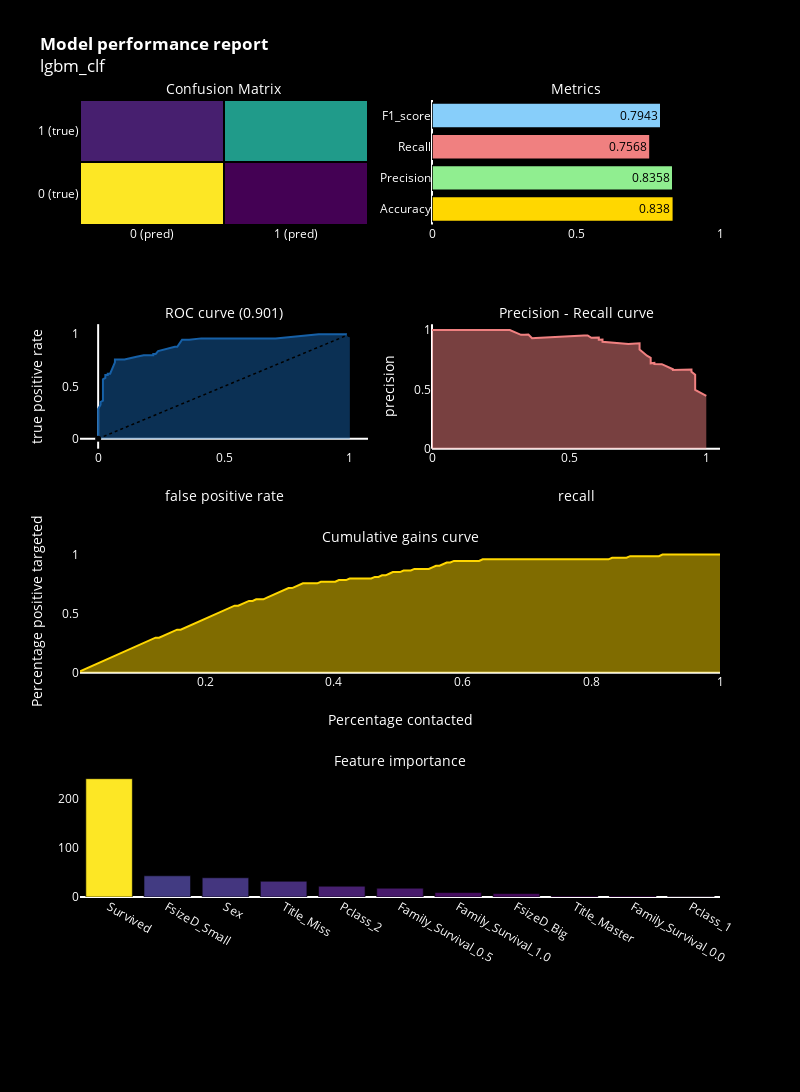

Notebook source saved alongside this figure:
### Code cell
%%time
lgbm_clf = lgbm.LGBMClassifier(**opt_parameters)

lgbm_clf.fit(X_train, y_train)
y_pred = lgbm_clf.predict(X_valid)
y_score = lgbm_clf.predict_proba(X_valid)[:,1]

model_performance('lgbm_clf')

### Figure 1 — Plotly figure (JSON) as saved in the notebook; plotly's stock layout.template omitted (floating-point values rounded to 4 significant figures; data arrays with more than 128 entries replaced by an {"elided": "..."} marker saying what was removed)
{"data": [{"colorscale": [[0, "#440154"], [0.1111, "#482878"], [0.2222, "#3e4989"], [0.3333, "#31688e"], [0.4444, "#26828e"], [0.5556, "#1f9e89"], [0.6667, "#35b779"], [0.7778, "#6ece58"], [0.8889, "#b5de2b"], [1, "#fde725"]], "showscale": false, "type": "heatmap", "x": ["0 (pred)", "1 (pred)"], "xaxis": "x", "xgap": 2, "y": ["0 (true)", "1 (true)"], "yaxis": "y", "ygap": 2, "z": [[94, 11], [18, 56]]}, {"marker": {"color": ["gold", "lightgreen", "lightcoral", "lightskyblue"], "line": {"color": "#000000", "width": 1.5}}, "opacity": 1, "orientation": "h", "text": [0.838, 0.8358, 0.7568, 0.7943], "textfont": {"color": "black"}, "textposition": "auto", "type": "bar", "x": [0.838, 0.8358, 0.7568, 0.7943], "xaxis": "x2", "y": ["Accuracy", "Precision", "Recall", "F1_score"], "yaxis": "y2"}, {"fill": "tozeroy", "line": {"color": "rgb(22, 96, 167)", "width": 2}, "name": "Roc : 0.901", "type": "scatter", "x": [0, 0, 0, 0, 0, 0, 0, 0.009524, 0.009524, 0.01905, 0.01905, 0.01905, 0.01905, 0.01905, 0.01905, 0.01905, 0.02857, 0.02857, 0.0381, 0.0381, 0.04762, 0.06667, 0.06667, 0.06667, 0.1048, 0.1524, 0.1714, 0.181, 0.219, 0.219, 0.2286, 0.2381, 0.3048, 0.3143, 0.3333, 0.3429, 0.3619, 0.4095, 0.4476, 0.4667, 0.4762, 0.6857, 0.7048, 0.8762, 0.8952, 0.9048, 0.9238, 0.9524, 0.981, 1], "xaxis": "x3", "y": [0, 0.04054, 0.06757, 0.1081, 0.2027, 0.2297, 0.2838, 0.3243, 0.3514, 0.3649, 0.4189, 0.4595, 0.4865, 0.527, 0.5541, 0.5676, 0.5811, 0.6081, 0.6081, 0.6216, 0.6216, 0.7162, 0.7297, 0.7568, 0.7568, 0.7838, 0.7973, 0.7973, 0.7973, 0.8108, 0.8108, 0.8378, 0.8784, 0.8784, 0.9459, 0.9459, 0.9459, 0.9595, 0.9595, 0.9595, 0.9595, 0.9595, 0.9595, 1, 1, 1, 1, 1, 1, 1], "yaxis": "y3"}, {"line": {"color": "black", "dash": "dot", "width": 1.5}, "type": "scatter", "x": [0, 1], "xaxis": "x3", "y": [0, 1], "yaxis": "y3"}, {"fill": "tozeroy", "line": {"color": "lightcoral", "width": 2}, "name": "Precision[0.44578313 0.48965517 0.49305556 0.4965035  0.58677686 0.59166667\n 0.60169492 0.62280702 0.64814815 0.66037736 0.66666667 0.66326531\n 0.67010309 0.71264368 0.71428571 0.72289157 0.7195122  0.75641026\n 0.76623377 0.78378378 0.8358209  0.84848485 0.86153846 0.875\n 0.88888889 0.8852459  0.88333333 0.90196078 0.92       0.91836735\n 0.9375     0.93478261 0.95454545 0.95348837 0.95121951 0.95\n 0.94871795 0.94736842 0.94444444 0.93939394 0.9375     0.93548387\n 0.93333333 0.93103448 0.96296296 0.96153846 0.96       1.\n 1.         1.         1.         1.         1.         1.\n 1.        ]", "type": "scatter", "x": [1, 0.9595, 0.9595, 0.9595, 0.9595, 0.9595, 0.9595, 0.9595, 0.9459, 0.9459, 0.9459, 0.8784, 0.8784, 0.8378, 0.8108, 0.8108, 0.7973, 0.7973, 0.7973, 0.7838, 0.7568, 0.7568, 0.7568, 0.7568, 0.7568, 0.7297, 0.7162, 0.6216, 0.6216, 0.6081, 0.6081, 0.5811, 0.5676, 0.5541, 0.527, 0.5135, 0.5, 0.4865, 0.4595, 0.4189, 0.4054, 0.3919, 0.3784, 0.3649, 0.3514, 0.3378, 0.3243, 0.2838, 0.2297, 0.2162, 0.2027, 0.1081, 0.06757, 0.04054, 0], "xaxis": "x4", "y": [0.4458, 0.4897, 0.4931, 0.4965, 0.5868, 0.5917, 0.6017, 0.6228, 0.6481, 0.6604, 0.6667, 0.6633, 0.6701, 0.7126, 0.7143, 0.7229, 0.7195, 0.7564, 0.7662, 0.7838, 0.8358, 0.8485, 0.8615, 0.875, 0.8889, 0.8852, 0.8833, 0.902, 0.92, 0.9184, 0.9375, 0.9348, 0.9545, 0.9535, 0.9512, 0.95, 0.9487, 0.9474, 0.9444, 0.9394, 0.9375, 0.9355, 0.9333, 0.931, 0.963, 0.9615, 0.96, 1, 1, 1, 1, 1, 1, 1, 1], "yaxis": "y4"}, {"marker": {"color": [240, 43, 39, 32, 22, 18, 9, 7, 2, 2, 1], "colorscale": [[0, "#440154"], [0.1111, "#482878"], [0.2222, "#3e4989"], [0.3333, "#31688e"], [0.4444, "#26828e"], [0.5556, "#1f9e89"], [0.6667, "#35b779"], [0.7778, "#6ece58"], [0.8889, "#b5de2b"], [1, "#fde725"]], "line": {"color": "black", "width": 0.6}}, "name": "coefficients", "type": "bar", "x": ["Survived", "FsizeD_Small", "Sex", "Title_Miss", "Pclass_2", "Family_Survival_0.5", "Family_Survival_1.0", "FsizeD_Big", "Title_Master", "Family_Survival_0.0", "Pclass_1"], "xaxis": "x6", "y": [240, 43, 39, 32, 22, 18, 9, 7, 2, 2, 1], "yaxis": "y6"}, {"fill": "tozeroy", "line": {"color": "gold", "width": 2}, "type": "scatter", "x": {"elided": "368 float values"}, "xaxis": "x5", "y": {"elided": "179 float values"}, "yaxis": "y5"}], "layout": {"annotations": [{"font": {"color": "white", "size": 14}, "showarrow": false, "text": "Confusion Matrix", "x": 0.225, "xanchor": "center", "xref": "paper", "y": 1, "yanchor": "bottom", "yref": "paper"}, {"font": {"color": "white", "size": 14}, "showarrow": false, "text": "Metrics", "x": 0.775, "xanchor": "center", "xref": "paper", "y": 1, "yanchor": "bottom", "yref": "paper"}, {"font": {"color": "white", "size": 14}, "showarrow": false, "text": "ROC curve (0.901)", "x": 0.225, "xanchor": "center", "xref": "paper", "y": 0.7188, "yanchor": "bottom", "yref": "paper"}, {"font": {"color": "white", "size": 14}, "showarrow": false, "text": "Precision - Recall curve", "x": 0.775, "xanchor": "center", "xref": "paper", "y": 0.7188, "yanchor": "bottom", "yref": "paper"}, {"font": {"color": "white", "size": 14}, "showarrow": false, "text": "Cumulative gains curve", "x": 0.5, "xanchor": "center", "xref": "paper", "y": 0.4375, "yanchor": "bottom", "yref": "paper"}, {"font": {"color": "white", "size": 14}, "showarrow": false, "text": "Feature importance", "x": 0.5, "xanchor": "center", "xref": "paper", "y": 0.1562, "yanchor": "bottom", "yref": "paper"}], "autosize": false, "font": {"color": "white"}, "height": 1500, "margin": {"b": 195}, "paper_bgcolor": "black", "plot_bgcolor": "black", "showlegend": false, "title": {"text": "<b>Model performance report</b><br>lgbm_clf"}, "width": 800, "xaxis": {"anchor": "y", "color": "white", "domain": [0, 0.45], "showgrid": false}, "xaxis2": {"anchor": "y2", "color": "white", "domain": [0.55, 1], "range": [0, 1], "showgrid": false}, "xaxis3": {"anchor": "y3", "domain": [0, 0.45], "showgrid": false, "title": {"text": "false positive rate"}}, "xaxis4": {"anchor": "y4", "color": "white", "domain": [0.55, 1], "range": [0, 1.05], "showgrid": false, "title": {"text": "recall"}}, "xaxis5": {"anchor": "y5", "color": "white", "domain": [0, 1], "showgrid": false, "title": {"text": "Percentage contacted"}}, "xaxis6": {"anchor": "y6", "color": "white", "domain": [0, 1], "showgrid": false}, "yaxis": {"anchor": "x", "color": "white", "domain": [0.8438, 1], "showgrid": false}, "yaxis2": {"anchor": "x2", "color": "white", "domain": [0.8438, 1], "showgrid": false}, "yaxis3": {"anchor": "x3", "color": "white", "domain": [0.5625, 0.7188], "showgrid": false, "title": {"text": "true positive rate"}}, "yaxis4": {"anchor": "x4", "color": "white", "domain": [0.5625, 0.7188], "range": [0, 1.05], "showgrid": false, "title": {"text": "precision"}}, "yaxis5": {"anchor": "x5", "color": "white", "domain": [0.2812, 0.4375], "showgrid": false, "title": {"text": "Percentage positive targeted"}}, "yaxis6": {"anchor": "x6", "color": "white", "domain": [0, 0.1562], "showgrid": false}}}
